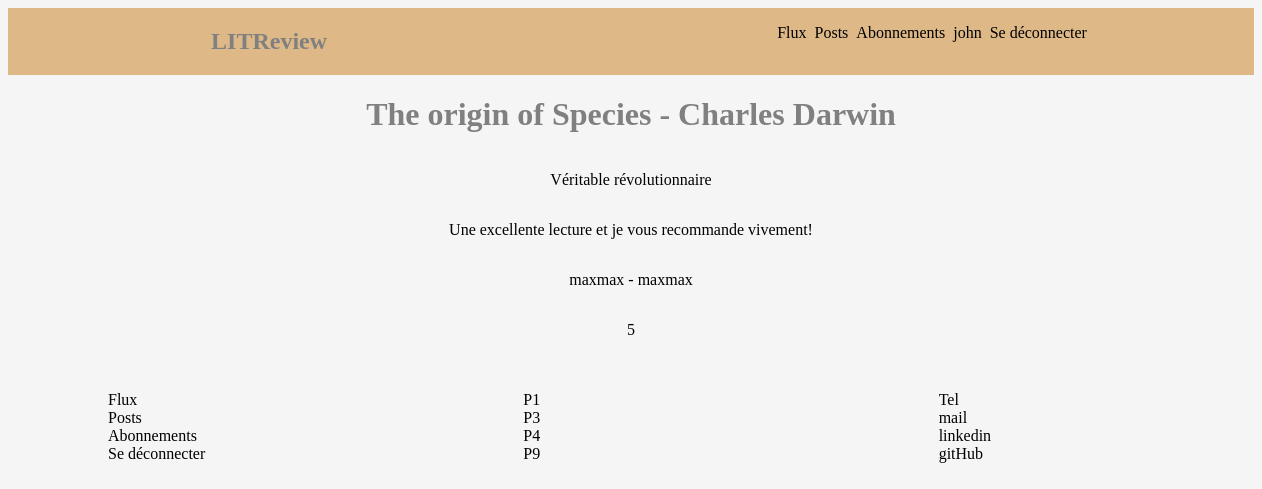
Page /flux/2/ (signed in) on the committed database.
### Authentication/models.py (models this page shows)
class User(AbstractUser):
    CREATOR = 'CREATOR'
    SUBSCRIBER = 'SUBSCRIBER'
    GUEST = 'GUEST'
    ROLE_CHOICES = (
        (CREATOR, 'Créateur'),
        (SUBSCRIBER, 'Abonné'),
        (GUEST, 'Invité')
    )
    profile_photo = models.ImageField(verbose_name='Photo de profil')
    role = models.CharField(max_length=30, choices=ROLE_CHOICES, verbose_name='Rôle')

### Review/models.py (models this page shows, shortened)
class Review(models.Model):
    ticket = models.ForeignKey(to=Ticket, on_delete=models.CASCADE)
    rating = models.PositiveSmallIntegerField(
        validators=[MinValueValidator(0), MaxValueValidator(5)])
    headline = models.CharField(max_length=128)
    body = models.CharField(max_length=8192, blank=True)
    user = models.ForeignKey(
        to=settings.AUTH_USER_MODEL, on_delete=models.CASCADE)
    time_created = models.DateTimeField(auto_now_add=True)

class Ticket(models.Model):
    title = models.CharField(max_length=128)
    description = models.TextField(max_length= 2048, blank=True)
    user = models.ForeignKey(to=settings.AUTH_USER_MODEL, on_delete=models.CASCADE)
    image = models.ImageField(null=True,blank=True)
    time_created = models.DateTimeField(auto_now_add=True)
    def __str__(self):
        return self.title

### Review/views.py (the view)
# urls.py: path('flux/<int:review_id>/',Review.views.view_review, name="view_review"),
@login_required
def view_review(request, review_id):
    review = get_object_or_404(Review, id=review_id)
    return render(request,'review/view_review.html', {'review':review})

### Review/templates/review/view_review.html (shortened to what this page needs)
{% extends 'base/base.html' %} {% block pagecontent %}
<h1>{{review.ticket}}</h1>
<p>{{review.headline}}</p>
<p>{{review.body}}</p>
<p>{{review.user}} - {{review.user}}</p>
<p>{{review.rating}}</p>
{% endblock pagecontent%}

### templates/base/base.html (shortened to what this page needs)
<!DOCTYPE html>
<html lang="fr">
  <head>
    {% load static %}
    <link
      rel="stylesheet"
      type="text/css"
      href="{% static 'base/style.css' %}"
    />
  </head>
  <body>
    <nav>
      <div>
        <a href="/">
          <h1 class="logo">LITReview</h1>
        </a>
      </div>
      <div>
        <ul class="nav">
          {% if user.is_authenticated %}
          <li><a href="flux/">Flux</a></li>
          <li><a href="posts/">Posts</a></li>
          <li><a href="abonnements/">Abonnements</a></li>
          <li><a href="My_posts/">{{ request.user }}</a></li>
          <li><a href="{% url 'logout'%}">Se déconnecter</a></li>
          {% endif %}
        </ul>
      </div>
    </nav>
    <main class="pagecontain">
      {% block pagecontent %} {% endblock pagecontent %}
    </main>
    <footer class="footer">
      <div class="nav">
        <ul class="menu">
          <li><a href="flux/">Flux</a></li>
          <li><a href="posts/">Posts</a></li>
          <li><a href="abonnements/">Abonnements</a></li>
          <li><a href="authentication/">Se déconnecter</a></li>
        </ul>
      </div>
      <div class="nav">
        <ul class="project">
          <li>P1</li>
          <li>P3</li>
          <li>P4</li>
          <li>P9</li>
        </ul>
      </div>
      <div class="nav">
        <ul class="contact">
          <li>Tel</li>
          <li>mail</li>
          <li>linkedin</li>
          <li>gitHub</li>
        </ul>
      </div>
    </footer>
  </body>
</html>

### static/base/style.css (style rules this page uses)
body { background-color: whitesmoke; }
a { text-decoration: none; color: black; }
ul { list-style: none; }
nav { background-color: burlywood; display: flex; width: 100%; flex-direction: row; justify-content: space-around; }
.nav { display: flex; width: 100%; flex-direction: row; justify-content: space-around; }
h1 { color: grey; }
.pagecontain { width: 100%; height: 100%; display: flex; flex-direction: column; align-items: center; justify-content: center; }
footer { margin: 20px 60px; display: flex; width: 100%; flex-direction: row; justify-content: space-around; }
footer .nav { flex-direction: column; }

### rows in the picture
User: user "john"
Review: ticket "The origin of Species - Charles Darwin", headline "Véritable révolutionnaire", body "Une excellente lecture et je vous recommande vivement!", user "maxmax", rating "5"
